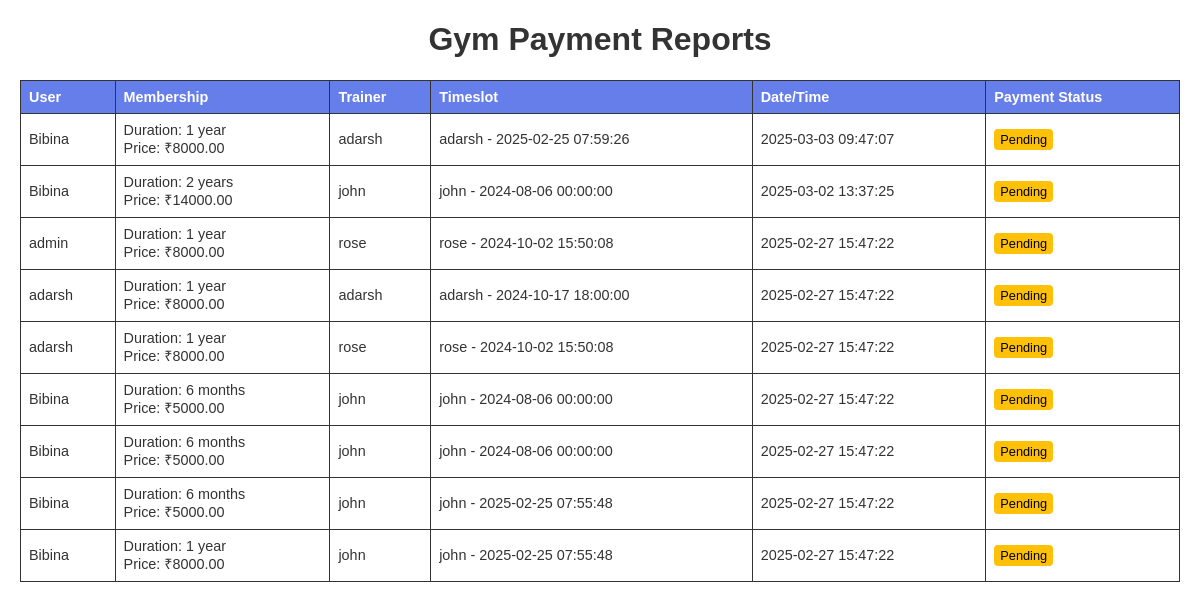
/adminapp/report_a4/, run on the app's committed database.
### gymapp/models.py (models this page shows, shortened)
class Booking(models.Model):
    user = models.ForeignKey(User, on_delete=models.CASCADE)
    course = models.ForeignKey(Course, on_delete=models.CASCADE)
    trainer = models.ForeignKey(Trainer, on_delete=models.CASCADE)
    timeslot = models.ForeignKey(TimeSlot, on_delete=models.CASCADE)
    booking_date = models.DateTimeField(default=now)  # ✅ Fix: Uses now() correctly
    payment_status = models.BooleanField(default=False)
    class_assigned = models.ForeignKey(DailyClass, null=True, blank=True, on_delete=models.SET_NULL)

class Course(models.Model):
    DURATION_CHOICES = [
        ('6 months', '6 Months'),
        ('1 year', '1 Year'),
        ('2 years', '2 Years'),
    ]
    duration = models.CharField(max_length=10, choices=DURATION_CHOICES)
    price = models.DecimalField(max_digits=8, decimal_places=2)

class Trainer(models.Model):
    name = models.CharField(max_length=100)
    age = models.IntegerField()
    category = models.CharField(max_length=100)
    photo = models.ImageField(upload_to='trainers')

class TimeSlot(models.Model):
    trainer = models.ForeignKey(Trainer, on_delete=models.CASCADE)
    date = models.DateField()
    time = models.TimeField()
    is_available = models.BooleanField(default=True)
    def __str__(self):
        return f"{self.trainer.name} - {self.date} {self.time}"

### adminapp/views.py (the view)
# urls.py: path('report_a4/', views.report_a4, name='report_a4'),
def report_a4(request):
    bookings = Booking.objects.all().order_by('-booking_date')  # Sort by latest bookings
    context = {'bookings': bookings}
    return render(request, 'adminapp/report_pdf.html', context)

### adminapp/templates/adminapp/report_pdf.html (shortened to what this page needs)
<!DOCTYPE html>
<html lang="en">
  <head>
  </head>
  <body>
    <h1>Gym Payment Reports</h1>
    <table>
      <thead>
        <tr>
          <th>User</th>
          <th>Membership</th>
          <th>Trainer</th>
          <th>Timeslot</th>
          <th>Date/Time</th>
          <th>Payment Status</th>
        </tr>
      </thead>
      <tbody>
        {% for booking in bookings %}
        <tr>
          <td>{{ booking.user.username }}</td>
          <td>
            Duration: {{ booking.course.duration }}<br />
            Price: ₹{{ booking.course.price }}
          </td>
          <td>{{ booking.trainer.name }}</td>
          <td>{{ booking.timeslot }}</td>
          <td>{{ booking.booking_date|date:"Y-m-d H:i:s" }}</td>
          <td>
            {% if booking.paid %}
            <span class="badge-success">Paid</span>
            {% else %}
            <span class="badge-warning">Pending</span>
            {% endif %}
          </td>
        </tr>
        {% empty %}
        <tr>
          <td colspan="7" style="text-align: center">
            No payment details available.
          </td>
        </tr>
        {% endfor %}
      </tbody>
    </table>
  </body>
</html>

### adminapp/templates/adminapp/report_pdf.html (style rules this page uses)
body { font-family: Arial, sans-serif; margin: 20px; color: #333; }
h1, h2 { text-align: center; }
table { width: 100%; border-collapse: collapse; margin-top: 20px; font-size: 0.9rem; }
th, td { border: 1px solid #333; padding: 8px; text-align: left; }
th { background-color: #667eea; color: #fff; }
.badge-warning { background-color: #ffc107; color: #000; padding: 3px 6px; border-radius: 4px; font-size: 0.8rem; }

### data on the page
Booking: user.username "Bibina", course.duration "1 year", course.price "8000.00", trainer.name "adarsh", timeslot "adarsh - 2025-02-25 07:59:26", booking_date "2025-03-03 09:47:07"
Booking: user.username "Bibina", course.duration "2 years", course.price "14000.00", trainer.name "john", timeslot "john - 2024-08-06 00:00:00", booking_date "2025-03-02 13:37:25"
Booking: user.username "admin", course.duration "1 year", course.price "8000.00", trainer.name "rose", timeslot "rose - 2024-10-02 15:50:08", booking_date "2025-02-27 15:47:22"
Booking: user.username "adarsh", course.duration "1 year", course.price "8000.00", trainer.name "adarsh", timeslot "adarsh - 2024-10-17 18:00:00", booking_date "2025-02-27 15:47:22"
Booking: user.username "adarsh", course.duration "1 year", course.price "8000.00", trainer.name "rose", timeslot "rose - 2024-10-02 15:50:08", booking_date "2025-02-27 15:47:22"
Booking: user.username "Bibina", course.duration "6 months", course.price "5000.00", trainer.name "john", timeslot "john - 2024-08-06 00:00:00", booking_date "2025-02-27 15:47:22"
Booking: user.username "Bibina", course.duration "6 months", course.price "5000.00", trainer.name "john", timeslot "john - 2024-08-06 00:00:00", booking_date "2025-02-27 15:47:22"
Booking: user.username "Bibina", course.duration "6 months", course.price "5000.00", trainer.name "john", timeslot "john - 2025-02-25 07:55:48", booking_date "2025-02-27 15:47:22"
Booking: user.username "Bibina", course.duration "1 year", course.price "8000.00", trainer.name "john", timeslot "john - 2025-02-25 07:55:48", booking_date "2025-02-27 15:47:22"
